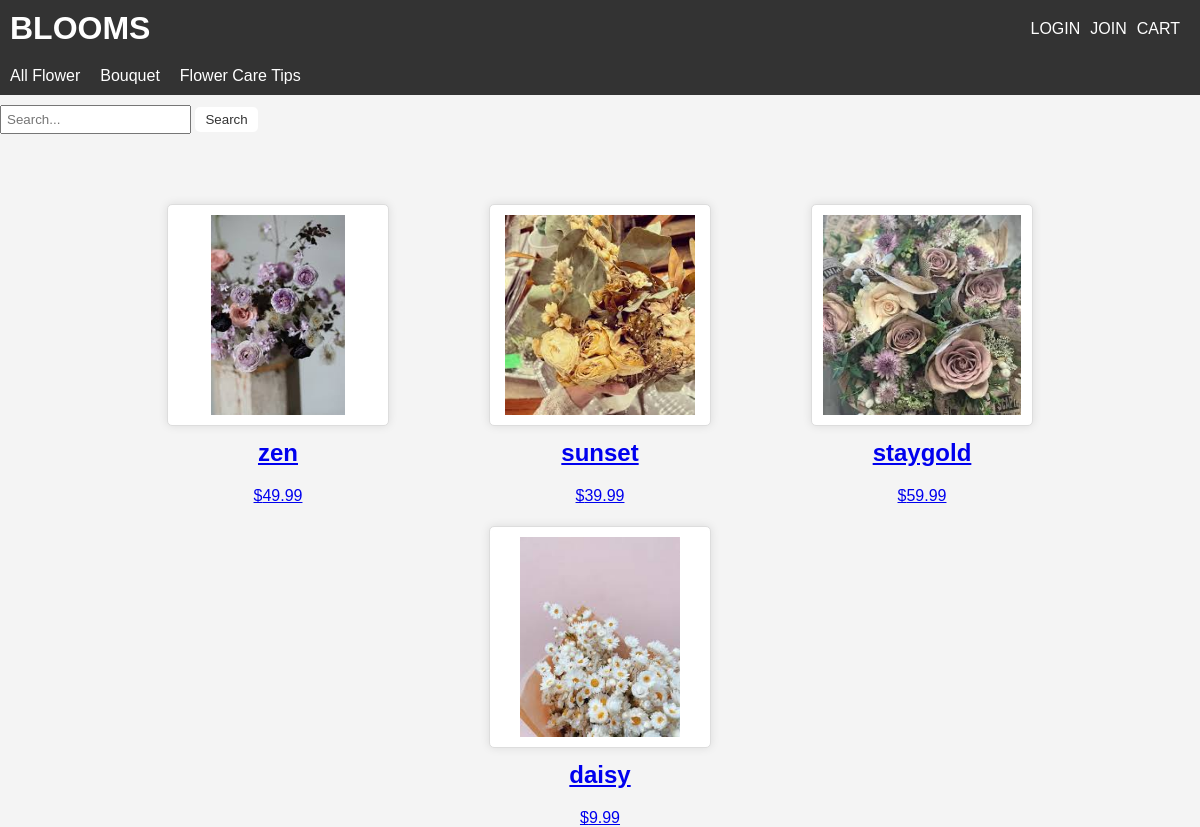
/bouquet/, run on the app's committed database.
### AppFolder/models.py (models this page shows, shortened)
class Flower(models.Model):
    name = models.CharField(primary_key=True, max_length=30)
    category = models.BooleanField(default=False)
    description = models.CharField(max_length=250, default="", null=True)
    quantity = models.IntegerField(null=True)
    price = models.DecimalField(max_digits=10, decimal_places=2)
    image = models.ImageField(upload_to="uploads/flower/")

### AppFolder/views.py (the view)
# urls.py: path('bouquet/', views.bouquet, name = "bouquet")
def bouquet(request):
    flowers = Flower.objects.all()
    return render(request, 'AppFolder/bouquet.html', {'flowers': flowers})

### AppFolder/templates/AppFolder/bouquet.html (shortened to what this page needs)
<!DOCTYPE html>
<html>
<head>
</head>
<body>
    <header>
        <h1>BLOOMS</h1>
        <ul class="user-menu">
            {% if user.is_authenticated %}
                <li id="logout-button"><a href="{% url 'logout' %}">LOGOUT</a></li>
                <li id="profile-button"><a href="{% url 'profile' %}">PROFILE</a></li>
            {% else %}
                <li><a href="{% url 'login' %}">LOGIN</a></li>
                <li><a href="{% url 'register' %}">JOIN</a></li>
            {% endif %}
            <li><a href="{% url 'cart' %}" class="cart-button">CART</a></li>
        </ul>
    </header>
    <div class="category-tabs">
        <a class="category-tab" href="{% url 'main' %}">All Flower</a>
        <a class="category-tab" href="{% url 'bouquet' %}">Bouquet</a>
        <a class="category-tab" href="{% url 'article' %}">Flower Care Tips</a>
    </div>
    <div class="search-bar">
        <form action="{% url 'search' %}" method="GET">
            <input type="text" class="search-input" placeholder="Search..." name="search">
            <button class="search-button" type="submit">Search</button>
        </form>
    </div>
    <div class="product-container">
        {% for f in flowers %}
            {% if f.category == 1 %}
                <div class="product-card">
                    <a href="{% url 'flower_detail' f.name %}">
                        <img src="{{ f.image.url }}" alt="{{ f.name }}">
                        <h2 class="product-title">{{ f.name }}</h2>
                        <p class="product-price">${{ f.price }}</p>
                    </a>
                </div>
            {% endif %}
        {% endfor %}
    </div>
</body>
</html>

### AppFolder/templates/AppFolder/bouquet.html (style rules this page uses)
body { font-family: Arial, sans-serif; background-color: #f4f4f4; margin: 0; padding: 0; }
header { background-color: #333; color: #fff; padding: 10px; display: flex; justify-content: space-between; align-items: center; }
h1 { margin: 0; }
.user-menu { list-style: none; margin: 0; padding: 0; display: flex; }
.user-menu li { margin-right: 10px; }
.user-menu a { text-decoration: none; color: #fff; }
.category-tabs { background-color: #333; color: #fff; padding: 10px; display: flex; justify-content: flex-start; }
.category-tab { text-decoration: none; color: #fff; margin-right: 20px; }
.search-bar { display: flex; align-items: center; margin: 10px 0; }
.search-input { padding: 5px; }
.search-button { background-color: #fff; color: #333; border: none; padding: 5px 10px; border-radius: 5px; cursor: pointer; }
.product-container { max-width: 1600px; margin: 20px auto; display: flex; flex-wrap: wrap; justify-content: center; }
.product-card { background: #fff; border: 1px solid #ddd; border-radius: 5px; box-shadow: 0 0 10px rgba(0, 0, 0, 0.1); margin: 50px; padding: 10px; width: 200px; height: 200px; text-align: center; }
.product-card img { max-width: 100%; max-height: 100%; }
.product-title { font-weight: bold; cursor: pointer; }
.product-price { color: "black"; }

### data on the page
Flower: image (picture), name "zen", price "49.99"
Flower: image (picture), name "sunset", price "39.99"
Flower: image (picture), name "staygold", price "59.99"
Flower: image (picture), name "daisy", price "9.99"
